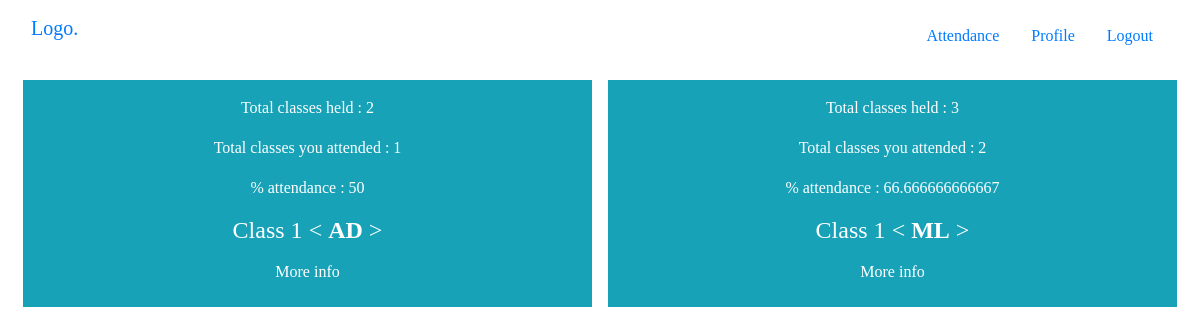
Screenshot of /view_attendance.php (signed in) with the database file from the repository.
### tables this page shows
CREATE TABLE `attendance` (
  `student_id` int(11) NOT NULL,
  `class_id` int(11) NOT NULL,
  `subject_id` int(11) NOT NULL,
  `present` int(11) NOT NULL,
  `absent` int(11) NOT NULL,
  `total` int(11) NOT NULL
);

CREATE TABLE `classes` (
  `class_id` int(11) NOT NULL,
  `standard` varchar(255) NOT NULL,
  `subject_ids` varchar(255) NOT NULL,
  `active` int(1) NOT NULL DEFAULT 1
);

### apis/get-subjectIDs-using-classID.php (called while the page is built)
<?php
include("./apis/config.php");
$find_standard = "SELECT * FROM classes WHERE `class_id` = '$class_id' AND `active` = '1'";
$response = mysqli_query($conn, $find_standard) or die(mysqli_errno($conn));
$class = mysqli_fetch_array($response, MYSQLI_ASSOC);
$subject_ids = json_decode($class["subject_ids"]);

### apis/get-standard-using-classID.php (called while the page is built)
<?php
include("./apis/config.php");
$find_standard = "SELECT * FROM classes WHERE `class_id` = '$class_id' AND `active` = '1'";
$response = mysqli_query($conn, $find_standard) or die(mysqli_errno($conn));
$class = mysqli_fetch_array($response, MYSQLI_ASSOC);
$standard = ucwords($class["standard"]);

### apis/get-codes-using-subjectIDs.php (called while the page is built, shortened)
<?php
$codes = array();

### view_attendance.php (the view, shortened to what this page needs)
<!DOCTYPE html>
<html lang='en'>
<head>
    <link rel="stylesheet" href="./assets/css/base-styles.css">
    <link rel="stylesheet" href="https://cdn.jsdelivr.net/npm/bootstrap@4.6.1/dist/css/bootstrap.min.css">
    <link rel="stylesheet" href="https://cdnjs.cloudflare.com/ajax/libs/font-awesome/4.7.0/css/font-awesome.min.css">
</head>
<body>
    <div class="container-fluid">
        <?php
        if ($_SESSION["user_category"] == "student") {
            include("./includes/header.php");
            $user_id = $_SESSION["user_id"];
            $find_student = "SELECT * FROM students WHERE `student_id` = '$user_id' AND `active` = '1'";
            $response = mysqli_query($conn, $find_student) or die(mysqli_error($conn));
            $student = mysqli_fetch_array($response, MYSQLI_ASSOC);
            $class_id = $student["class_id"];
            include("./apis/get-standard-using-classID.php");
            echo '
                <section class="content text-center align-items-center">
                    <div class="d-flex justify-content-around flex-column flex-md-row">
            ';
            include("./apis/get-subjectIDs-using-classID.php");
            include("./apis/get-codes-using-subjectIDs.php");
            for ($i = 0; $i < sizeof($subject_ids); $i++) {
                $subject_id = $subject_ids[$i];
                $code = $codes[$i];
                $find_student_subject_attendance = "SELECT * FROM attendance WHERE `student_id` = '$user_id' AND `class_id` = '$class_id' AND `subject_id` = '$subject_id'";
                $response = mysqli_query($conn, $find_student_subject_attendance) or die(mysqli_error($conn));
                if (mysqli_num_rows($response) == 1) {
                    echo "
                        <div class='w-100 p-2'>
                            <div class='small-box bg-info text-white p-3'>
                                <div class='inner'>
                    ";
                    $attendance_details = mysqli_fetch_array($response, MYSQLI_ASSOC);
                    $present = $attendance_details["present"];
                    $total = $attendance_details["total"];
                    $percentage = ($present / $total) * 100;
                    echo "<p> Total classes held :  $total </p>";
                    echo "<p> Total classes you attended : $present </p>";
                    echo "<p> % attendance :  $percentage</p>";
                    echo "
                                    <h4> $standard < <b>$code</b> > </h4>
                                </div>
                                <a href='#!' class='btn text-white'>More info</a>
                            </div>
                        </div>
                    ";
                }
            }
            echo '
                </section>
            ';
        } else {
            include("page-not-found.php");
        }
        ?>
    </div>
</body>
</html>

### assets/css/base-styles.css (style rules this page uses)
* { font-family: Cambria, Cochin, Georgia, Times, "Times New Roman", serif; scroll-behavior: smooth; text-decoration: none !important; }
.content { height: 450px }

### rows the page displays
attendance: total "2", present "1", percentage "50", class.standard "Class 1", code "AD"
attendance: total "3", present "2", percentage "66.666666666667", class.standard "Class 1", code "ML"
